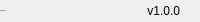
              <widget class="QFrame" name="bottomBar">
               <property name="minimumSize">
                <size>
                 <width>0</width>
                 <height>22</height>
                </size>
               </property>
               <property name="maximumSize">
                <size>
                 <width>16777215</width>
                 <height>22</height>
                </size>
               </property>
               <property name="frameShape">
                <enum>QFrame::NoFrame</enum>
               </property>
               <property name="frameShadow">
                <enum>QFrame::Raised</enum>
               </property>
               <layout class="QHBoxLayout" name="horizontalLayout_5">
                <property name="spacing">
                 <number>0</number>
                </property>
                <property name="leftMargin">
                 <number>0</number>
                </property>
                <property name="topMargin">
                 <number>0</number>
                </property>
                <property name="rightMargin">
                 <number>0</number>
                </property>
                <property name="bottomMargin">
                 <number>0</number>
                </property>
                <item>
                 <widget class="QLabel" name="creditsLabel">
                  <property name="maximumSize">
                   <size>
                    <width>16777215</width>
                    <height>16</height>
                   </size>
                  </property>
                  <property name="font">
                   <font>
                    <family>Segoe UI</family>
                    <pointsize>-1</pointsize>
                    <weight>50</weight>
                    <italic>false</italic>
                    <bold>false</bold>
                   </font>
                  </property>
                  <property name="text">
                   <string>By: Wang Kai</string>
                  </property>
                  <property name="alignment">
                   <set>Qt::AlignLeading|Qt::AlignLeft|Qt::AlignVCenter</set>
                  </property>
                 </widget>
                </item>
                <item>
                 <widget class="QLabel" name="version">
                  <property name="text">
                   <string>v1.0.0</string>
                  </property>
                  <property name="alignment">
                   <set>Qt::AlignRight|Qt::AlignTrailing|Qt::AlignVCenter</set>
                  </property>
                 </widget>
                </item>
                <item>
                 <widget class="QFrame" name="frame_size_grip">
                  <property name="minimumSize">
                   <size>
                    <width>20</width>
                    <height>0</height>
                   </size>
                  </property>
                  <property name="maximumSize">
                   <size>
                    <width>20</width>
                    <height>16777215</height>
                   </size>
                  </property>
                  <property name="frameShape">
                   <enum>QFrame::NoFrame</enum>
                  </property>
                  <property name="frameShadow">
                   <enum>QFrame::Raised</enum>
                  </property>
                 </widget>
                </item>
               </layout>
              </widget>
